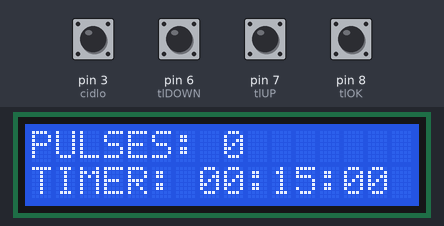
The sketch below on a simulated Arduino Uno, built with avr-gcc and run on an emulated ATmega328P. On the bench: 16×2 character LCD. The inputs (shaded band) are chosen by the test bench; at power-on: pin 3 (cidlo) HIGH, pin 6 (tlDOWN), pin 7 (tlUP), pin 8 (tlOK) LOW. What the sketch prints to the serial monitor is not drawn.

Above: at 1.2 s.
1.3 s: pin 8 (tlOK) pulled HIGH for 0.15 s
At 2.5 s:
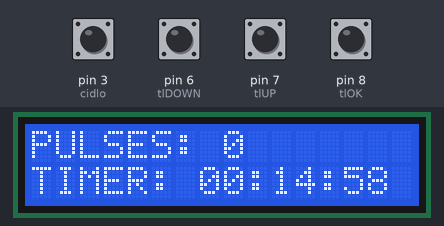
3.5 s: pin 3 (cidlo) pulled LOW for 0.15 s
At 4.6 s:
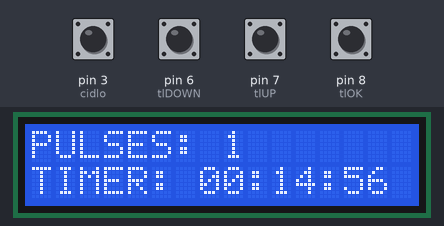
5.5 s: pin 3 (cidlo) pulled LOW for 1 s
At 7.5 s:
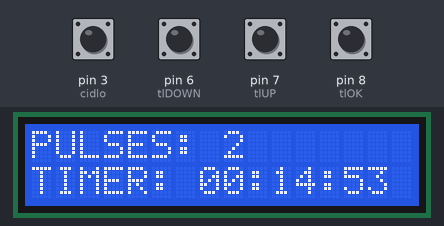
8.5 s: pin 8 (tlOK) pulled HIGH for 1 s
At 11.8 s:
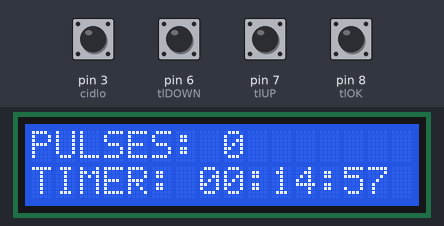
Timing chart, 0 to 13.3 s (numbered marks = the images above; inputs shaded):
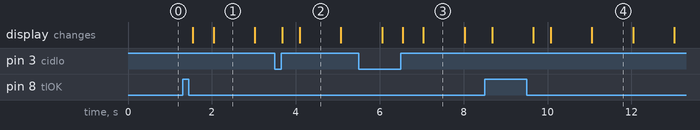

The sketch:

EnergyMeterPulse.ino
```cpp
/*
 Library originally added 18 Apr 2008
 by David A. Mellis
 library modified 5 Jul 2009
 by Limor Fried (http://www.ladyada.net)
 example added 9 Jul 2009
 by Tom Igoe
 modified 22 Nov 2010
 by Tom Igoe
 modified 7 Nov 2016
 by Arturo Guadalupi
*/

#define AUTOMATSTOP             0
#define AUTOMATREADYFORRUNNING  5
#define AUTOMATRUNNING          10
#define AUTOMATREADYFORSTOP     15
#define AUTOMATDONE             20
#define AUTOMATREADYFORDOWN     25
#define AUTOMATREADYFORUP       30

#define TIMERSTEP               15*60UL
#define TIMERMIN                15*60UL
#define TIMERMAX                10*60*60UL

#define METERCONSTANT           2000

void energymeterpulse_display_refresh(void);
void pulse_irq(void);

#include <LiquidCrystal.h>
const int rs = 2, en = 4, d4 = 9, d5 = 10, d6 = 11, d7 = 12;
const int cidlo_poll = 13;
const int cidlo = 3;
const int tlOK = 8, tlUP = 7, tlDOWN = 6;
static uint8_t stavcidla;
static uint8_t automat = AUTOMATSTOP;
static long counter;
static long timer;
static long timer_preset;
static long milis;
long power;
LiquidCrystal lcd(rs, en, d4, d5, d6, d7);

void setup()
{
  // cidlo
  pinMode(cidlo, INPUT);

  // tlacitka
  pinMode(tlOK, INPUT);
  pinMode(tlUP, INPUT);
  pinMode(tlDOWN, INPUT);

  // lcd
  lcd.begin(16, 2);           // set up the LCD's number of columns and rows:
  lcd.print("E-meter counter");

  // inicializace cidla a automatu
  pinMode(cidlo_poll, INPUT);
  pinMode(cidlo, INPUT_PULLUP);
  attachInterrupt(digitalPinToInterrupt(cidlo), pulse_irq, RISING);

  //stavcidla = digitalRead(cidlo);
  automat = AUTOMATSTOP;
  counter = 0;
  timer = TIMERMIN;
  timer_preset = timer;

  // seriova linka
  Serial.begin(9600);
  Serial.println("Energy meter counter");

}

void loop()
{
  // obsluha automatu
  switch (automat)
  {
    case AUTOMATSTOP:
      timer = timer_preset;
      counter = 0;
      if (digitalRead(tlOK))
      {
        // je stisknuto OK
        automat = AUTOMATREADYFORRUNNING;
        //Serial.println(automat);
      }
      if (digitalRead(tlUP))
      {
        // je stisknuto UP
        automat = AUTOMATREADYFORUP;
        if (timer < TIMERMAX)
        {
          timer += TIMERSTEP;
        }
        timer_preset = timer;
        //Serial.println(automat);
      }
      if (digitalRead(tlDOWN))
      {
        // je stisknuto DOWN
        automat = AUTOMATREADYFORDOWN;
        if (timer > TIMERMIN)
        {
          timer -= TIMERSTEP;
        }
        timer_preset = timer;
        //Serial.println(automat);
      }
    break;

    case AUTOMATREADYFORRUNNING:
      if (digitalRead(tlOK) == 0)
      {
        // je opusten stisk OK
        automat = AUTOMATRUNNING;
        //Serial.println(automat);
      }
    break;

    case AUTOMATRUNNING:
      if (digitalRead(tlOK))
      {
        // je stisknuto OK
        automat = AUTOMATREADYFORSTOP;
        //Serial.println(automat);
      }
      // zmena casovace
      if (millis()/1000 > milis)
      {
        // doslo ke zmene
        milis = millis()/1000;
        if (timer > 0)
        {
          timer--;
        }
        else
        {
          automat = AUTOMATDONE;
        }
      }
    break;

    case AUTOMATREADYFORSTOP:
      if (digitalRead(tlOK) == 0)
      {
        // je opusten stisk OK
        automat = AUTOMATSTOP;
        //Serial.println(automat);
      }

    case AUTOMATREADYFORUP:
      if (digitalRead(tlUP) == 0)
      {
        // je opusten stisk UP
        automat = AUTOMATSTOP;
        //Serial.println(automat);
      }
    break;

    case AUTOMATREADYFORDOWN:
      if (digitalRead(tlDOWN) == 0)
      {
        // je opusten stisk DOWN
        automat = AUTOMATSTOP;
        //Serial.println(automat);
      }
    break;

    case AUTOMATDONE:
      // vypis vysledek
      #define ENERGYTHS     8
      #define ENERGYPOINT   9
      #define ENERGYDECI    10
      #define ENERGYKWH     13
      lcd.setCursor(0, 1);
      lcd.print("ENERGY:         ");

      power = 1000 * counter / METERCONSTANT;

      lcd.setCursor(ENERGYTHS, 1);
      lcd.print(power / 1000);

      lcd.setCursor(ENERGYPOINT, 1);
      lcd.print(".");

      // museji byt uvodni nuly vzdy do poctu cifer = 3
      if ((power % 1000) >= 100)
      {
        // tri cifry
        lcd.setCursor(ENERGYDECI, 1);
        lcd.print(power % 1000);
      }
      else if ((power % 1000) < 10)
      {
        // jedna cifra
        lcd.setCursor(ENERGYDECI, 1);
        lcd.print("00");
        lcd.setCursor(ENERGYDECI+2, 1);
        lcd.print(power % 1000);
      }
      else
      {
        // dve cifry
        lcd.setCursor(ENERGYDECI, 1);
        lcd.print("0");
        lcd.setCursor(ENERGYDECI+1, 1);
        lcd.print(power % 1000);
      }

      lcd.setCursor(ENERGYKWH, 1);
      lcd.print("kWh");

      if (digitalRead(tlOK))
      {
        // je stisknuto OK
        automat = AUTOMATREADYFORSTOP;
        //Serial.println(automat);
      }

    break;

    default:
    break;
  }

  // aktualizace displeje
  if (automat != AUTOMATDONE)
  {
    energymeterpulse_display_refresh();
  }

  delay(75);

  #undef ENERGYTHS
  #undef ENERGYPOINT
  #undef ENERGYDECI
  #undef ENERGYKWH
}

void energymeterpulse_display_refresh(void)
{
  // prvni radek
  lcd.setCursor(0, 0);
  lcd.print("PULSES:         ");
  lcd.setCursor(8, 0);
  lcd.print(counter);

  // druhy radek
  lcd.setCursor(0, 1);
  lcd.print("TIMER: 00:00:00 ");
  uint8_t hours;
  uint16_t mins;
  uint16_t secs;
  hours = timer / (60 * 60);
  secs = timer % (60 * 60);
  mins = secs / 60;
  secs = secs % 60;

  #define HOURS     7
  #define MINS      10
  #define SECS      13

  // hodiny
  lcd.setCursor(HOURS, 1);
  if (hours < 10)
  {
    lcd.print("0");
    lcd.setCursor(HOURS+1, 1);
  }
  lcd.print(hours);

  lcd.setCursor(HOURS+2, 1);
  lcd.print(":");

  // minuty
  lcd.setCursor(MINS, 1);
  if (mins < 10)
  {
    lcd.print("0");
    lcd.setCursor(MINS+1, 1);
  }
  lcd.print(mins);

  lcd.setCursor(MINS+2, 1);
  lcd.print(":");

  // sekundy
  lcd.setCursor(SECS, 1);
  if (secs < 10)
  {
    lcd.print("0");
    lcd.setCursor(SECS+1, 1);
  }
  lcd.print(secs);

  #undef HOURS
  #undef MINS
  #undef SECS
}

// IRQ pro elektromerove pulsy
void pulse_irq(void)
{
  counter++;
}
```

Measured:
- after the input at 1.3 s, the display: first changes after 0.25 s (image 1 shows a later state)
- what the display in image 1 shows lasts 1.0 s, from 2.0 s to 3.0 s
